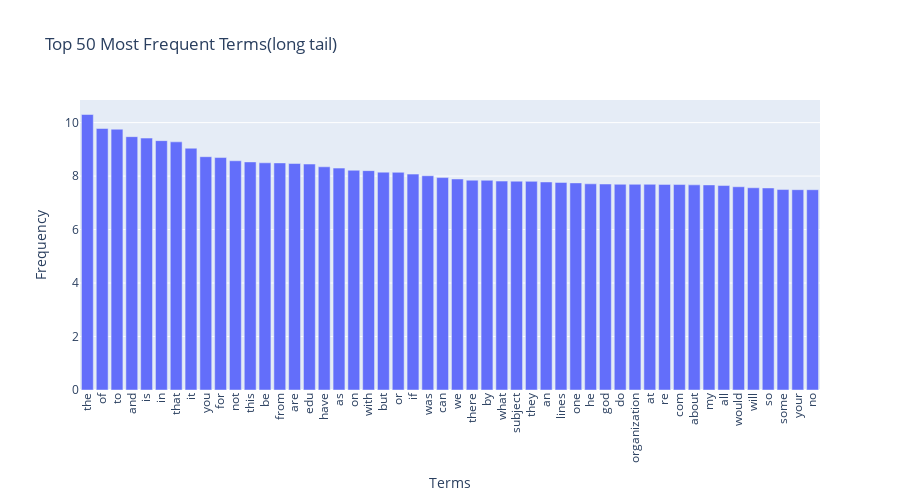

Notebook code for this chart:
### Markdown cell above
### >>> **Exercise 15 (take home):** 
You can copy the code from the previous exercise and change the 'term_frequencies' variable for the 'term_frequencies_log', comment about the differences that you observe and talk about other possible insights that we can get from a log distribution.

### Code cell
import math
term_frequencies_log =  np.array([math.log(i) for i in term_frequencies])


top_n = 50  # Adjust as needed to balance performance and clarity

# Get indices of top N terms by frequency
top_indices = np.argsort(term_frequencies_log)[-top_n:][::-1]
top_terms = count_vect.get_feature_names_out()[top_indices]
top_frequencies =term_frequencies_log [top_indices]

# Plot with Plotly
fig = px.bar(
    x=top_terms,
    y=top_frequencies,
    labels={'x': 'Terms', 'y': 'Frequency'},
    title=f"Top {top_n} Most Frequent Terms(long tail)"
)
fig.update_layout(xaxis_tickangle=-90, width=900, height=500)
fig.show()

### Figure 1 — Plotly figure (JSON) as saved in the notebook; plotly's stock layout.template omitted (floating-point values rounded to 4 significant figures)
{"data": [{"alignmentgroup": "True", "hovertemplate": "Terms=%{x}<br>Frequency=%{y}<extra></extra>", "legendgroup": "", "marker": {"color": "#636efa", "pattern": {"shape": ""}}, "name": "", "offsetgroup": "", "orientation": "v", "showlegend": false, "textposition": "auto", "type": "bar", "x": ["the", "of", "to", "and", "is", "in", "that", "it", "you", "for", "not", "this", "be", "from", "are", "edu", "have", "as", "on", "with", "but", "or", "if", "was", "can", "we", "there", "by", "what", "subject", "they", "an", "lines", "one", "he", "god", "do", "organization", "at", "re", "com", "about", "my", "all", "would", "will", "so", "some", "your", "no"], "xaxis": "x", "y": [10.3, 9.779, 9.754, 9.474, 9.421, 9.326, 9.28, 9.042, 8.725, 8.693, 8.573, 8.53, 8.497, 8.492, 8.47, 8.45, 8.347, 8.298, 8.219, 8.204, 8.147, 8.141, 8.073, 8.013, 7.944, 7.891, 7.846, 7.843, 7.813, 7.81, 7.803, 7.78, 7.763, 7.746, 7.711, 7.703, 7.693, 7.693, 7.692, 7.69, 7.683, 7.672, 7.67, 7.646, 7.601, 7.563, 7.556, 7.497, 7.492, 7.491], "yaxis": "y"}], "layout": {"barmode": "relative", "height": 500, "legend": {"tracegroupgap": 0}, "title": {"text": "Top 50 Most Frequent Terms(long tail)"}, "width": 900, "xaxis": {"anchor": "y", "autorange": true, "domain": [0, 1], "range": [-0.5, 49.5], "tickangle": -90, "title": {"text": "Terms"}, "type": "category"}, "yaxis": {"anchor": "x", "autorange": true, "domain": [0, 1], "range": [0, 10.85], "title": {"text": "Frequency"}, "type": "linear"}}}
